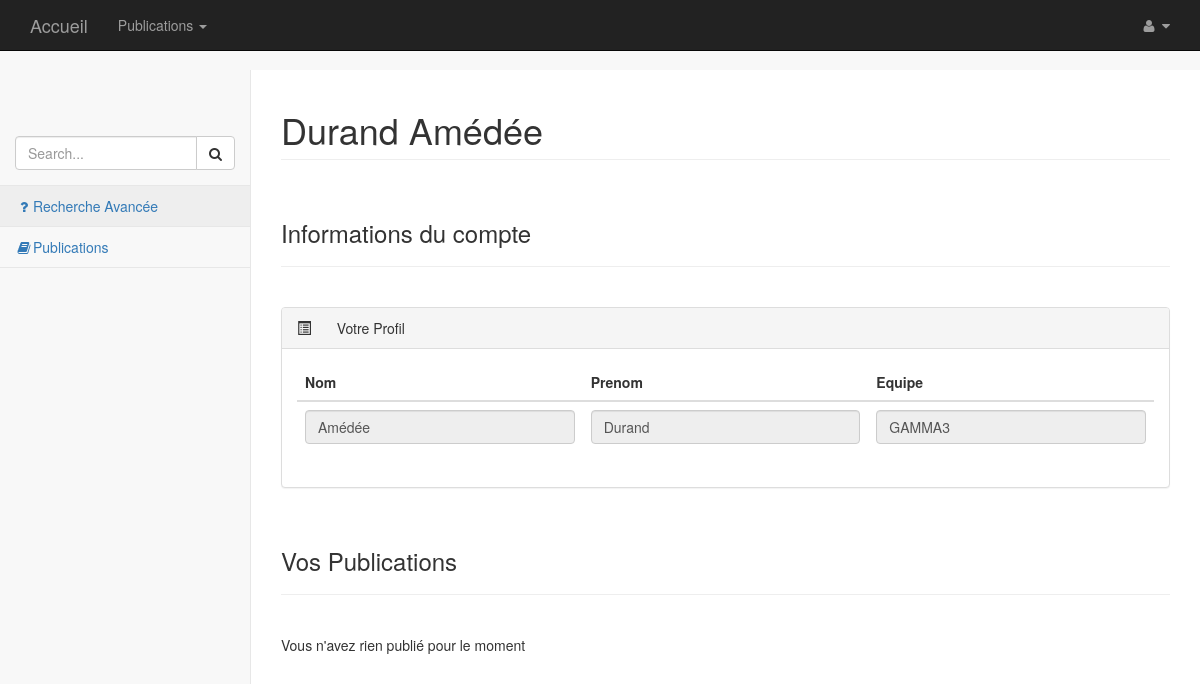
/index.php?controleur=profil&action=&id=2 (signed in), run on the app's committed database.
### tables this page shows
CREATE TABLE IF NOT EXISTS `Auteur` (
  `id` int(11) NOT NULL AUTO_INCREMENT,
  `organisation` varchar(50) NOT NULL,
  `equipe` varchar(25) NOT NULL,
  `nom` varchar(25) NOT NULL,
  `prenom` varchar(25) NOT NULL,
  PRIMARY KEY (`id`)
);

### Controleur/ControleurProfil.php (called while the page is built, shortened)
<?php
    require_once('Classes/Chercheur.php');
    require_once 'Core/Controleur.php';
    class ControleurProfil extends ControleurSecurise{
            private $chercheur;
            public function __construct(){
                $this->chercheur = new Chercheur(null, 'nom', 'prenom', 'UTT', 'equipe');
            }
            public function index(){
                $idChercheur = $this->requete->getSession()->getAttribut('idUtilisateur');
                $nomChercheur = $this->chercheur->getChercheur($idChercheur)->getNom();
                $prenomChercheur = $this->chercheur->getChercheur($idChercheur)->getPrenom();
                $titrePage = $prenomChercheur . ' ' .$nomChercheur;
                $donneesSpecifiques = array('auteur' => $this->chercheur->getChercheur($idChercheur),'titrePage' => $titrePage,'publicationsAuteur' => $this->chercheur->getChercheur($idChercheur)->getPublications($idChercheur));
                $this->genererVue($donneesSpecifiques);
            }
    }

### Core/Routeur.php (called while the page is built, shortened)
<?php
    require_once 'Requete.php';
    class Routeur{
        public function routerRequete(){
            try{
                $requete = new Requete(array_merge($_GET, $_POST));
                $controleur = $this->creerControleur($requete);
                $action = $this->creerAction($requete);
                $controleur->executerAction($action);
            }
            catch(Exception $e){
                $this->gererErreur($e);
            }
        }
        private function creerControleur(Requete $requete){
            $controleur = "Accueil";
            if($requete->existeParametre('controleur')){
                $controleur = $requete->getParametre('controleur');
                $controleur = ucfirst($controleur);
            }
            $classeControleur = 'Controleur' . $controleur;
            $fichierControleur = 'Controleur/' . $classeControleur . '.php';
            if(file_exists($fichierControleur)){
                $controleur = new $classeControleur();
                $controleur->setRequete($requete);
                return $controleur;
            }
            else{
                throw new Exception("Fichier '$fichierControleur' introuvable");
            }
        }
        private function creerAction(Requete $requete){
            $action = "index";
            return $action;
        }
    }

### index.php (called while the page is built, shortened)
<?php
    require 'Core/Routeur.php';
    $routeur = new Routeur();
    $routeur->routerRequete();

### Core/Requete.php (called while the page is built, shortened)
<?php
    require_once 'Session.php';
    class Requete{
        private $session;
        public function __construct($parametres){
            $this->session = new Session();
        }
        public function getSession(){
            return $this->session;
        }
    }

### Core/Session.php (called while the page is built, shortened)
<?php
    class Session{
        public function existeAttribut($nom){
            return (isset($_SESSION[$nom]) && $_SESSION[$nom] != "");
        }
        public function getAttribut($nom){
            if($this->existeAttribut($nom)){
                return $_SESSION[$nom];
            }
            else{
                throw new Exception("Attribut '$nom' absent de la session");
            }
        }
    }

### Classes/Chercheur.php (called while the page is built, shortened)
<?php
    require_once 'Core/Modele.php';
    class Chercheur extends Modele{
        private $nom;
	private $prenom;
	private $equipe;
        public function __construct ($id,$nom,$prenom,$organisation,$equipe){
		$this->nom = $nom;
		$this->prenom= $prenom;
		$this->equipe = $equipe;
        }
	public function getNom(){return ($this->nom);}
	public function getPrenom(){return ($this->prenom);}
        public function getEquipe(){return ($this->equipe);}
        public function getChercheur($id){
            $sql = 'SELECT * FROM Auteur WHERE id = ?';
            $resultat = $this->executerRequete($sql, array($id));
            $chercheurID = $resultat->fetch();
            $chercheur = new Chercheur($chercheurID['id'], $chercheurID['nom'], $chercheurID['prenom'], $chercheurID['organisation'], $chercheurID['equipe']);
            return $chercheur;
        }
    }

### Core/Modele.php (called while the page is built)
<?php
    require_once 'Configuration.php';
    abstract class Modele{
        private static $bdd;
        protected function executerRequete($sql, $params = null){
            if($params == null){
                $resultat = self::getBdd()->query($sql);
            }
            else{
                $resultat = self::getBdd()->prepare($sql);
                $resultat->execute($params);
            }
            return $resultat;
        }
        private static function getBdd(){
            if(self::$bdd == null){
                $dsn = Configuration::get("dsn");
                $login = Configuration::get("login");
                $mdp = Configuration::get("mdp");
                self::$bdd = new PDO($dsn, $login, $mdp,
                            array(PDO::ATTR_ERRMODE => PDO::ERRMODE_EXCEPTION));
            }
            return self::$bdd;
        }
    }

### Core/Configuration.php (called while the page is built)
<?php
    class Configuration{
        private static $parametres;
        public static function get($nom, $valeurDefaut = null){
            if(isset(self::getParametres()[$nom])){
                $valeur = self::getParametres()[$nom];
            }
            else{
                $valeur = $valeurDefaut;
            }
            return $valeur;
        }
        private static function getParametres(){
            if(self::$parametres == null){
                $cheminFichier = 'Config/prod.ini';
                if(!file_exists($cheminFichier)){
                    $cheminFichier = 'Config/dev.ini';
                }
                if(!file_exists($cheminFichier)){
                    throw new Exception('Aucun fichier de configuration trouvé');
                }
                else{
                    self::$parametres = parse_ini_file($cheminFichier);
                }
            }
            return self::$parametres;
        }
    }

### Vue/Profil/index.php (the view, shortened to what this page needs)
<?php
    $this->stylesCss = '
    <link href="bootstrap/bower_components/metisMenu/dist/metisMenu.min.css" rel="stylesheet">
    <link href="bootstrap/dist/css/timeline.css" rel="stylesheet">
    <link href="bootstrap/dist/css/sb-admin-2.css" rel="stylesheet">
    <link href="bootstrap/bower_components/morrisjs/morris.css" rel="stylesheet">
    <link href="styles/css/Moncss.css" rel="stylesheet" type="text/css">';
?>
<nav>
      <div class="navbar-default sidebar" role="navigation">
        <div class="sidebar-nav navbar-collapse">
          <ul class="nav" id="side-menu">
            <li class="sidebar-search">
              <div class="input-group custom-search-form">
                <input type="text" class="form-control" placeholder="Search...">
                <span class="input-group-btn">
                  <button class="btn btn-default" type="button">
                    <i class="fa fa-search"></i>
                  </button>
                </span>
              </div>
            </li>
            <li><a data-toggle="modal" data-target="#myModal"><i class="fa fa-question fa-fw"></i>Recherche Avancée</a></li>
            <li><a href="index.php?controleur=publicationCategorie"><i class="fa fa-book fa-fw"></i>Publications</a></li>
          </ul>
        </div>
      </div>
    </nav>
    <div id="page-wrapper">
      <div class="row">
        <div class="col-lg-12">
           <h1 class="page-header"><?= $titrePage ?></h1>
        </div>
      </div>
        <br/>
            <h3>Informations du compte</h3>
            <hr>
            <br/>
      <div id="contenu">
            <div class="panel panel-default">
                <div class="panel-heading">
                    <span class="glyphicon glyphicon-list-alt" aria-hidden="true"></span>
                    Votre Profil
                </div>
                <div class="panel-body">
                    <div class="row">
                        <div class="col-lg-12">
                            <div class="table-responsive">
                                <table class="table">
                                    <thead>
                                        <tr>
                                            <th>Nom<br/></th>
                                            <th>Prenom<br/></th>
                                            <th>Equipe<br/></th>
                                        </tr>
                                    </thead>
                                    <tbody>
                                    <tr>
                                        <td><input class="form-control verif" type="text" value="<?php echo $auteur->getNom();?>" disabled></td>
                                        <td><input class="form-control verif" type="text" value="<?php echo $auteur->getPrenom();?>" disabled></td>
                                        <td><input class="form-control verif" type="text" value="<?php echo $auteur->getEquipe();?>" disabled></td>
                                    </tr>
                                </tbody>
                            </table>
                        </div>
                    </div>
                </div>
            </div>
        </div>
            <br/>
            <h3>Vos Publications</h3>
            <hr>
            <br/>
            <?php if($publicationsAuteur != null) :?>
              <?php foreach($publicationsAuteur as $publication) :?>
                      <div class="col-lg-12">
              <div class="panel panel-default">
                      <div class="panel-heading">
                          <i class="fa fa-bar-chart-o fa-fw"></i>
                      <a href= "index.php?controleur=publicationSpecifique&id=<?= $publication->getId()?>">
                                <?= $publication->getTitre() ?>
                            </a>
                  </div>
                  <div class="panel-body">
                      <div class="row">
                          <div class="col-lg-12">
                              <div class="table-responsive">
                                  <table class="table table-bordered table-hover table-striped">
                                      <thead>
                                          <a class='btn btn-primary glyphicon glyphicon-pencil' href="index.php?controleur=modificationPublication&id=<?= $publication->getId()?>" ></a>
                                          <a href="index.php?controleur=modificationPublication&id=<?= $publication->getId()?>"></a>
                                      <tr>
                                              <th>Auteurs</th>
                                              <th>Label</th>
                                              <th>Annee</th>
                                              <th>Statut</th>
                                          </tr>
                                      </thead>
                                      <tbody>
                                          <tr>
                                              <td>
                                                  <?php foreach($publication->getAuteurs() as $auteur) :?>
                                                    <a href= "index.php?controleur=publication&action=publicationsChercheur&id=<?= $auteur->getId()?>">
                                                      <?php echo $auteur->getNom() . ' ' . $auteur->getPrenom() . ' </br>' ?>
                                                    </a>
                                                  <?php endforeach;?>
                                              </td>
                                              <td><?php echo $publication->getRef();?></td>
                                              <td><?php echo $publication->getAnnee();?></td>
                                              <td><?php echo $publication->getStatut();?></td>
                                          </tr>
                                      </tbody>
                                  </table>
                              </div>
                          </div>
                          <div class="col-lg-12">
                              <div id="morris-bar-chart"></div>
                          </div>
                      </div>
                  </div>
              </div>
          </div>
  <?php endforeach; ?>
<?php else: ?>
  Vous n'avez rien publié pour le moment
<?php  endif; ?>
      </div>
            <div class="row">
                <div class="col-lg-2">
                </div>
            </div>
    </div>

### data on the page
auteur: nom "Amédée", prenom "Durand", equipe "GAMMA3"

### other printed values
$titrePage "Durand Amédée"
